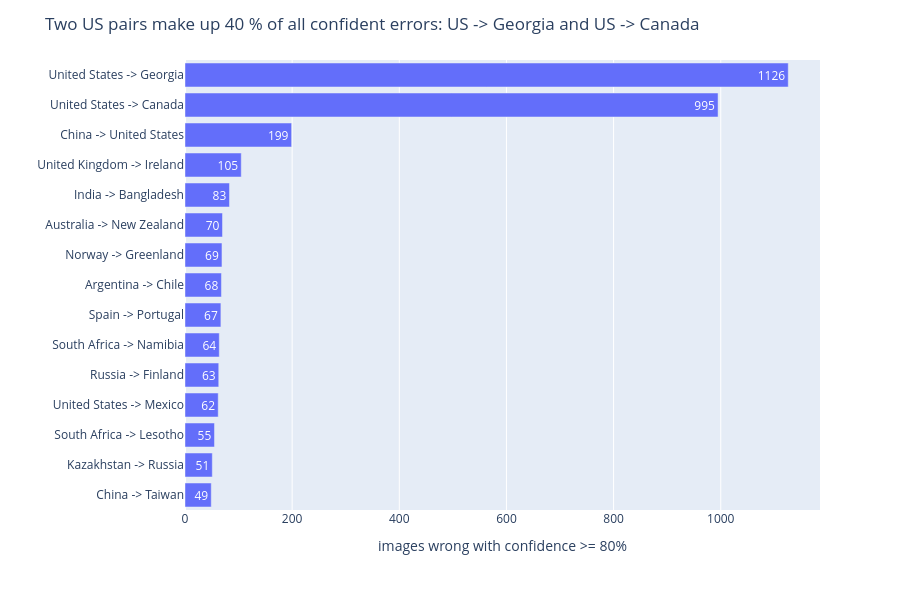

Here is the notebook cell this chart was saved with:
### Code cell
conf_err = q2.confident_errors(preds, countries)
q2.plot_confident_errors(conf_err, "Two US pairs make up 40 % of all confident errors: US -> Georgia and US -> Canada").show()

### Figure 1 — Plotly figure (JSON) as saved in the notebook; plotly's stock layout.template omitted (floating-point values rounded to 4 significant figures)
{"data": [{"customdata": [[0.8623, 0.02266], [0.8629, 0.018], [0.8878, 0.03088], [0.8763, 0.006992], [0.8363, 0.008271], [0.8414, 0.03593], [0.8746, 0.05259], [0.8647, 0.02568], [0.9046, 0.08519], [0.9109, 0.07795], [0.9067, 0.03287], [0.91, 0.1832], [0.8623, 0.09204], [0.8935, 0.1122], [0.9094, 0.127]], "hovertemplate": "images wrong with confidence >= 80%=%{text}<br>mean confidence=%{customdata[0]:.0%}<br>share of this country's errors=%{customdata[1]:.0%}<extra></extra>", "legendgroup": "", "marker": {"color": "#636efa", "pattern": {"shape": ""}}, "name": "", "orientation": "h", "showlegend": false, "text": [49.0, 51.0, 55.0, 62.0, 63.0, 64.0, 67.0, 68.0, 69.0, 70.0, 83.0, 105.0, 199.0, 995.0, 1126.0], "textposition": "auto", "type": "bar", "x": [49, 51, 55, 62, 63, 64, 67, 68, 69, 70, 83, 105, 199, 995, 1126], "xaxis": "x", "y": ["China -> Taiwan", "Kazakhstan -> Russia", "South Africa -> Lesotho", "United States -> Mexico", "Russia -> Finland", "South Africa -> Namibia", "Spain -> Portugal", "Argentina -> Chile", "Norway -> Greenland", "Australia -> New Zealand", "India -> Bangladesh", "United Kingdom -> Ireland", "China -> United States", "United States -> Canada", "United States -> Georgia"], "yaxis": "y"}], "layout": {"barmode": "relative", "height": 590, "legend": {"tracegroupgap": 0}, "margin": {"t": 60}, "title": {"text": "Two US pairs make up 40 % of all confident errors: US -> Georgia and US -> Canada"}, "width": 900, "xaxis": {"anchor": "y", "domain": [0, 1], "title": {"text": "images wrong with confidence >= 80%"}}, "yaxis": {"anchor": "x", "domain": [0, 1], "title": {"text": ""}}}}
